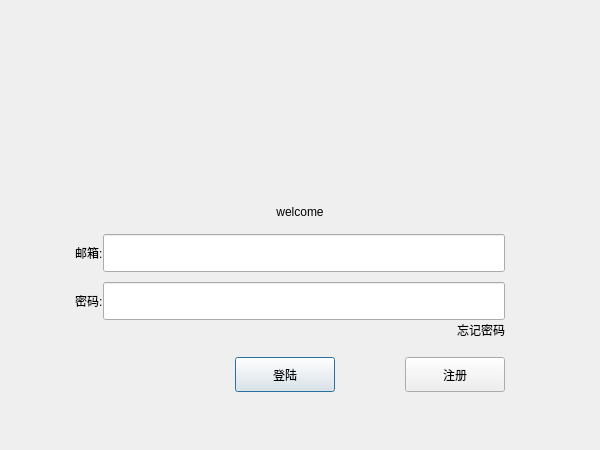
<?xml version="1.0" encoding="UTF-8"?>
<ui version="4.0">
 <class>LoginDialog</class>
 <widget class="QDialog" name="LoginDialog">
  <property name="geometry">
   <rect>
    <x>0</x>
    <y>0</y>
    <width>600</width>
    <height>450</height>
   </rect>
  </property>
  <property name="minimumSize">
   <size>
    <width>600</width>
    <height>450</height>
   </size>
  </property>
  <property name="maximumSize">
   <size>
    <width>600</width>
    <height>450</height>
   </size>
  </property>
  <property name="windowTitle">
   <string>XChat</string>
  </property>
  <property name="windowIcon">
   <iconset resource="res.qrc">
    <normaloff>:/res/icon.ico</normaloff>:/res/icon.ico</iconset>
  </property>
  <layout class="QVBoxLayout" name="verticalLayout_2">
   <property name="spacing">
    <number>0</number>
   </property>
   <property name="leftMargin">
    <number>0</number>
   </property>
   <property name="topMargin">
    <number>0</number>
   </property>
   <property name="rightMargin">
    <number>0</number>
   </property>
   <property name="bottomMargin">
    <number>0</number>
   </property>
   <item>
    <layout class="QVBoxLayout" name="verticalLayout">
     <property name="leftMargin">
      <number>5</number>
     </property>
     <property name="topMargin">
      <number>5</number>
     </property>
     <property name="rightMargin">
      <number>5</number>
     </property>
     <property name="bottomMargin">
      <number>5</number>
     </property>
     <item>
      <widget class="QWidget" name="widget" native="true">
       <property name="minimumSize">
        <size>
         <width>0</width>
         <height>200</height>
        </size>
       </property>
       <widget class="QLabel" name="label_3">
        <property name="geometry">
         <rect>
          <x>180</x>
          <y>40</y>
          <width>211</width>
          <height>111</height>
         </rect>
        </property>
        <property name="sizePolicy">
         <sizepolicy hsizetype="Fixed" vsizetype="Fixed">
          <horstretch>0</horstretch>
          <verstretch>0</verstretch>
         </sizepolicy>
        </property>
        <property name="text">
         <string/>
        </property>
        <property name="textFormat">
         <enum>Qt::TextFormat::AutoText</enum>
        </property>
        <property name="pixmap">
         <pixmap resource="res.qrc">:/res/logo.jpg</pixmap>
        </property>
        <property name="scaledContents">
         <bool>true</bool>
        </property>
        <property name="alignment">
         <set>Qt::AlignmentFlag::AlignCenter</set>
        </property>
        <property name="margin">
         <number>-1</number>
        </property>
        <property name="openExternalLinks">
         <bool>false</bool>
        </property>
       </widget>
      </widget>
     </item>
     <item>
      <widget class="QLabel" name="err_tip">
       <property name="text">
        <string>welcome</string>
       </property>
       <property name="alignment">
        <set>Qt::AlignmentFlag::AlignCenter</set>
       </property>
      </widget>
     </item>
     <item>
      <spacer name="verticalSpacer_3">
       <property name="orientation">
        <enum>Qt::Orientation::Vertical</enum>
       </property>
       <property name="sizeType">
        <enum>QSizePolicy::Policy::Fixed</enum>
       </property>
       <property name="sizeHint" stdset="0">
        <size>
         <width>20</width>
         <height>15</height>
        </size>
       </property>
      </spacer>
     </item>
     <item>
      <layout class="QHBoxLayout" name="horizontalLayout_2">
       <item>
        <spacer name="horizontalSpacer_8">
         <property name="orientation">
          <enum>Qt::Orientation::Horizontal</enum>
         </property>
         <property name="sizeType">
          <enum>QSizePolicy::Policy::Fixed</enum>
         </property>
         <property name="sizeHint" stdset="0">
          <size>
           <width>70</width>
           <height>20</height>
          </size>
         </property>
        </spacer>
       </item>
       <item>
        <widget class="QLabel" name="label">
         <property name="text">
          <string>邮箱:</string>
         </property>
        </widget>
       </item>
       <item>
        <widget class="QLineEdit" name="email_edit">
         <property name="minimumSize">
          <size>
           <width>0</width>
           <height>38</height>
          </size>
         </property>
         <property name="maximumSize">
          <size>
           <width>16777215</width>
           <height>38</height>
          </size>
         </property>
        </widget>
       </item>
       <item>
        <spacer name="horizontalSpacer_7">
         <property name="orientation">
          <enum>Qt::Orientation::Horizontal</enum>
         </property>
         <property name="sizeType">
          <enum>QSizePolicy::Policy::Fixed</enum>
         </property>
         <property name="sizeHint" stdset="0">
          <size>
           <width>90</width>
           <height>20</height>
          </size>
         </property>
        </spacer>
       </item>
      </layout>
     </item>
     <item>
      <spacer name="verticalSpacer_5">
       <property name="orientation">
        <enum>Qt::Orientation::Vertical</enum>
       </property>
       <property name="sizeType">
        <enum>QSizePolicy::Policy::Fixed</enum>
       </property>
       <property name="sizeHint" stdset="0">
        <size>
         <width>20</width>
         <height>10</height>
        </size>
       </property>
      </spacer>
     </item>
     <item>
      <layout class="QHBoxLayout" name="horizontalLayout">
       <item>
        <spacer name="horizontalSpacer_9">
         <property name="orientation">
          <enum>Qt::Orientation::Horizontal</enum>
         </property>
         <property name="sizeType">
          <enum>QSizePolicy::Policy::Fixed</enum>
         </property>
         <property name="sizeHint" stdset="0">
          <size>
           <width>70</width>
           <height>20</height>
          </size>
         </property>
        </spacer>
       </item>
       <item>
        <widget class="QLabel" name="label_2">
         <property name="text">
          <string>密码:</string>
         </property>
        </widget>
       </item>
       <item>
        <widget class="QLineEdit" name="password_edit">
         <property name="minimumSize">
          <size>
           <width>0</width>
           <height>38</height>
          </size>
         </property>
         <property name="maximumSize">
          <size>
           <width>16777215</width>
           <height>38</height>
          </size>
         </property>
        </widget>
       </item>
       <item>
        <spacer name="horizontalSpacer_6">
         <property name="orientation">
          <enum>Qt::Orientation::Horizontal</enum>
         </property>
         <property name="sizeType">
          <enum>QSizePolicy::Policy::Fixed</enum>
         </property>
         <property name="sizeHint" stdset="0">
          <size>
           <width>90</width>
           <height>20</height>
          </size>
         </property>
        </spacer>
       </item>
      </layout>
     </item>
     <item>
      <layout class="QHBoxLayout" name="horizontalLayout_4">
       <item>
        <spacer name="horizontalSpacer">
         <property name="orientation">
          <enum>Qt::Orientation::Horizontal</enum>
         </property>
         <property name="sizeHint" stdset="0">
          <size>
           <width>40</width>
           <height>20</height>
          </size>
         </property>
        </spacer>
       </item>
       <item>
        <widget class="ClickLabel" name="forgetpasswd_label">
         <property name="text">
          <string>忘记密码</string>
         </property>
        </widget>
       </item>
       <item>
        <spacer name="horizontalSpacer_5">
         <property name="orientation">
          <enum>Qt::Orientation::Horizontal</enum>
         </property>
         <property name="sizeType">
          <enum>QSizePolicy::Policy::Fixed</enum>
         </property>
         <property name="sizeHint" stdset="0">
          <size>
           <width>90</width>
           <height>20</height>
          </size>
         </property>
        </spacer>
       </item>
      </layout>
     </item>
     <item>
      <spacer name="verticalSpacer">
       <property name="orientation">
        <enum>Qt::Orientation::Vertical</enum>
       </property>
       <property name="sizeType">
        <enum>QSizePolicy::Policy::Fixed</enum>
       </property>
       <property name="sizeHint" stdset="0">
        <size>
         <width>20</width>
         <height>15</height>
        </size>
       </property>
      </spacer>
     </item>
     <item>
      <layout class="QHBoxLayout" name="horizontalLayout_5">
       <item>
        <spacer name="horizontalSpacer_2">
         <property name="orientation">
          <enum>Qt::Orientation::Horizontal</enum>
         </property>
         <property name="sizeType">
          <enum>QSizePolicy::Policy::Fixed</enum>
         </property>
         <property name="sizeHint" stdset="0">
          <size>
           <width>230</width>
           <height>20</height>
          </size>
         </property>
        </spacer>
       </item>
       <item>
        <widget class="QPushButton" name="login_pushButton">
         <property name="minimumSize">
          <size>
           <width>100</width>
           <height>35</height>
          </size>
         </property>
         <property name="maximumSize">
          <size>
           <width>100</width>
           <height>30</height>
          </size>
         </property>
         <property name="text">
          <string>登陆</string>
         </property>
        </widget>
       </item>
       <item>
        <spacer name="horizontalSpacer_3">
         <property name="orientation">
          <enum>Qt::Orientation::Horizontal</enum>
         </property>
         <property name="sizeType">
          <enum>QSizePolicy::Policy::Expanding</enum>
         </property>
         <property name="sizeHint" stdset="0">
          <size>
           <width>100</width>
           <height>20</height>
          </size>
         </property>
        </spacer>
       </item>
       <item>
        <widget class="QPushButton" name="regist_pushButton">
         <property name="minimumSize">
          <size>
           <width>100</width>
           <height>35</height>
          </size>
         </property>
         <property name="maximumSize">
          <size>
           <width>100</width>
           <height>30</height>
          </size>
         </property>
         <property name="text">
          <string>注册</string>
         </property>
        </widget>
       </item>
       <item>
        <spacer name="horizontalSpacer_4">
         <property name="orientation">
          <enum>Qt::Orientation::Horizontal</enum>
         </property>
         <property name="sizeType">
          <enum>QSizePolicy::Policy::Fixed</enum>
         </property>
         <property name="sizeHint" stdset="0">
          <size>
           <width>90</width>
           <height>20</height>
          </size>
         </property>
        </spacer>
       </item>
      </layout>
     </item>
     <item>
      <spacer name="verticalSpacer_4">
       <property name="orientation">
        <enum>Qt::Orientation::Vertical</enum>
       </property>
       <property name="sizeType">
        <enum>QSizePolicy::Policy::Fixed</enum>
       </property>
       <property name="sizeHint" stdset="0">
        <size>
         <width>20</width>
         <height>35</height>
        </size>
       </property>
      </spacer>
     </item>
     <item>
      <spacer name="verticalSpacer_2">
       <property name="orientation">
        <enum>Qt::Orientation::Vertical</enum>
       </property>
       <property name="sizeHint" stdset="0">
        <size>
         <width>20</width>
         <height>40</height>
        </size>
       </property>
      </spacer>
     </item>
    </layout>
   </item>
  </layout>
 </widget>
 <customwidgets>
  <customwidget>
   <class>ClickLabel</class>
   <extends>QLabel</extends>
   <header>clicklabel.h</header>
  </customwidget>
 </customwidgets>
 <resources>
  <include location="res.qrc"/>
 </resources>
 <connections/>
</ui>
